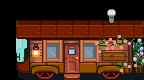

A 2D game scene composited from a Tiled map and its tileset images. What follows is a short description and the map's XML, with every tile layer's data as written:
An orthogonal 9x5 tile map with 16x16 px tiles, 7 tile layers (Back, Back2, Back3, Buildings, ...) and 3 objects (3x TileData).

<map version="1.10" tiledversion="1.10.0" orientation="orthogonal" renderorder="right-down" compressionlevel="0" width="9" height="5" tilewidth="16" tileheight="16" infinite="0" nextlayerid="19" nextobjectid="151">
 <editorsettings>
  <export format="tmx" />
 </editorsettings>
 <tileset firstgid="1" name="spring_Fellowclown_Dreamer" tilewidth="16" tileheight="16" tilecount="10486" columns="107">
  <image source="spring_Fellowclown_Dreamer.png" width="1712" height="1568" />
 </tileset>
 <layer id="1" name="Back" width="9" height="5">
  <data encoding="csv">
0,0,0,0,0,0,0,0,0,
0,0,0,0,0,0,0,0,0,
0,0,0,0,0,0,0,0,0,
0,0,0,0,0,0,0,0,0,
0,0,0,0,0,0,0,0,0
</data>
 </layer>
 <objectgroup id="2" name="Back" />
 <layer id="14" name="Back2" width="9" height="5">
  <properties>
   <property name="Draw" value="Back" />
  </properties>
  <data encoding="csv">
0,0,0,0,0,0,0,0,0,
0,0,0,0,0,0,0,0,0,
0,0,0,0,0,0,0,0,0,
0,0,0,0,0,0,0,0,0,
0,0,0,0,0,0,0,0,0
</data>
 </layer>
 <objectgroup id="15" name="Back2" />
 <layer id="16" name="Back3" width="9" height="5">
  <properties>
   <property name="Draw" value="Back" />
  </properties>
  <data encoding="csv">
0,0,0,0,0,0,0,0,0,
0,0,0,0,0,0,0,0,0,
0,0,0,0,0,0,0,0,0,
0,0,0,0,0,0,0,0,0,
0,0,0,0,0,0,0,0,0
</data>
 </layer>
 <objectgroup id="17" name="Back3" />
 <layer id="3" name="Buildings" width="9" height="5">
  <data encoding="csv">
0,0,0,0,0,0,0,0,0,
0,0,0,0,0,0,0,0,0,
0,0,0,0,0,0,0,0,0,
0,323,324,325,326,327,328,329,330,
0,430,431,432,433,434,435,436,437
</data>
 </layer>
 <objectgroup id="4" name="Buildings">
  <object id="147" name="TileData" x="64" y="64" width="16" height="16">
   <properties>
    <property name="Action" value="LockedDoorWarp 10 18 Custom_Fellowclown_TravelingTrailer 700 2200" />
    <property name="NPCWarp" value="6 69 Custom_Fellowclown_TravelingTrailer 10 18" />
   </properties>
  </object>
  <object id="149" name="TileData" x="112" y="64" width="16" height="16">
   <properties>
    <property name="Action" value="Message &quot;TravelingLibrary.Sign&quot;" />
   </properties>
  </object>
  <object id="150" name="TileData" x="96" y="64" width="16" height="16">
   <properties>
    <property name="Action" value="Message &quot;TravelingLibrary.Sign&quot;" />
   </properties>
  </object>
 </objectgroup>
 <layer id="7" name="Paths" width="9" height="5">
  <data encoding="csv">
0,0,0,0,0,0,0,0,0,
0,0,0,0,0,0,0,0,0,
0,0,0,0,0,0,0,0,0,
0,0,0,0,0,0,0,0,0,
0,0,0,0,0,0,0,0,0
</data>
 </layer>
 <objectgroup id="8" name="Paths" />
 <layer id="9" name="Front" width="9" height="5">
  <data encoding="csv">
0,0,0,0,0,0,0,0,0,
0,0,0,0,0,0,0,0,0,
0,0,0,0,0,0,0,0,0,
0,0,0,0,0,0,0,0,0,
0,0,0,0,0,0,0,0,0
</data>
 </layer>
 <objectgroup id="10" name="Front" />
 <layer id="11" name="AlwaysFront" width="9" height="5">
  <data encoding="csv">
0,2,3,4,5,6,7,8,9,
0,109,110,111,112,113,114,115,116,
0,216,217,218,219,220,221,222,223,
0,0,0,0,0,0,0,0,0,
0,0,0,0,0,0,0,0,0
</data>
 </layer>
 <objectgroup id="12" name="AlwaysFront" />
</map>